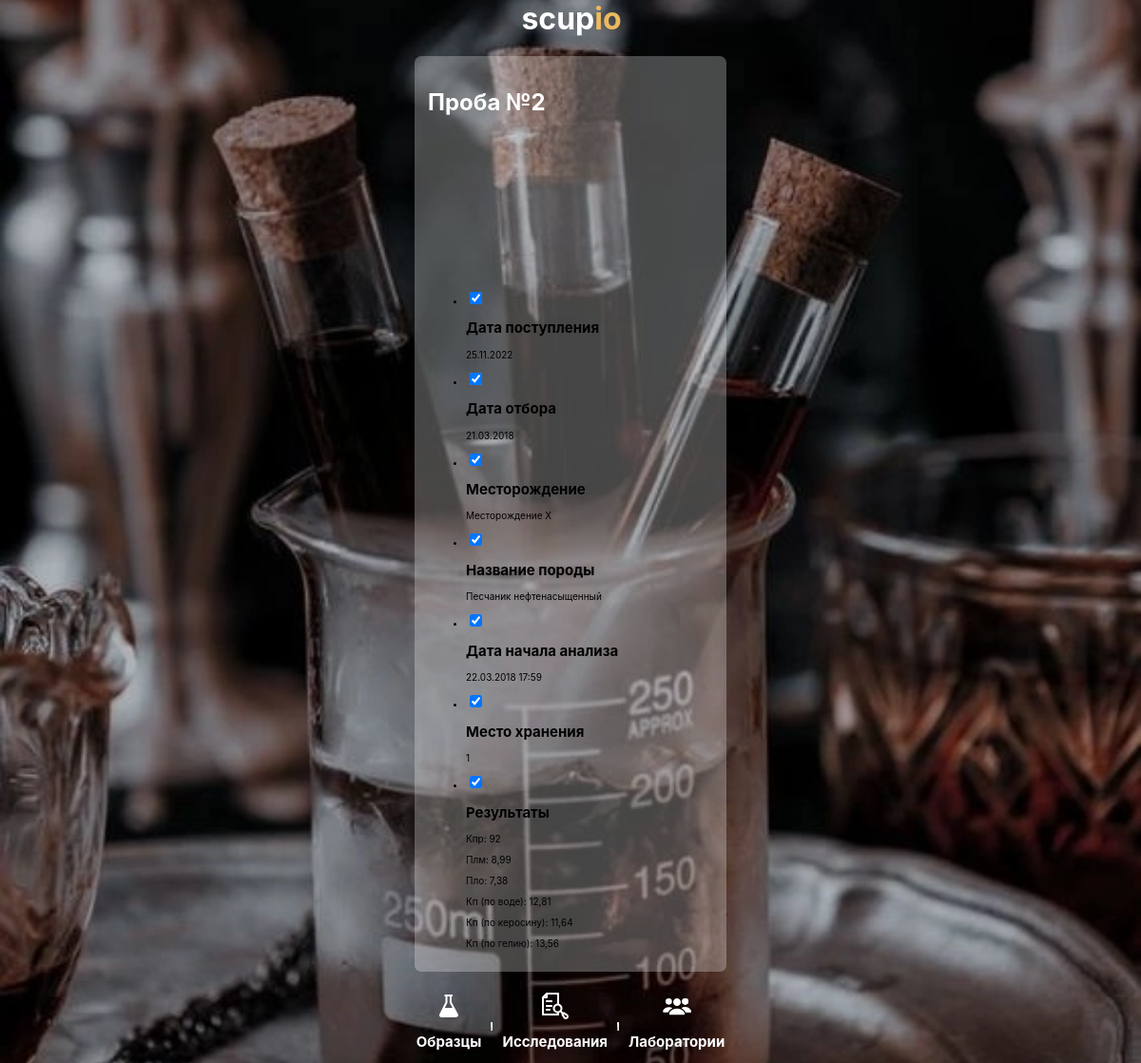
Screenshot of /object/1 (signed in) with the database file from the repository.
### objects/models.py (models this page shows, shortened)
class Object(models.Model):
    name = models.IntegerField(verbose_name='Номер объекта')
    oilfield = models.ForeignKey(
        OilField,
        related_name='objects',
        verbose_name='Номер месторождения',
        on_delete=models.CASCADE,
        default = 1
    )
    income_date = models.DateTimeField(auto_now_add=True, verbose_name='Дата поступления в лабораторию')
    date_selection = models.DateTimeField(verbose_name='Дата отбора пробы')
    rock_name = models.CharField(max_length=200, verbose_name='Название породы')
    link_verge3d = models.CharField(max_length=200, verbose_name='Ссылка на 3D Модель')
    class Meta:
        ordering = ('-pk',)

class LabObject(models.Model):
    object = models.ForeignKey(
        Object,
        related_name='lab_object',
        verbose_name='Объект',
        on_delete=models.CASCADE
    )
    laboratory = models.ForeignKey(
        Lab,
        related_name='lab_object',
        verbose_name='Лаборатория',
        on_delete=models.CASCADE
    )
    start_date = models.DateTimeField(verbose_name='Время старта работы')
    end_date = models.DateTimeField(auto_now_add=True, verbose_name='Время конца работы')
    author = models.ForeignKey(
        User,
        related_name='lab_object',
        verbose_name='Оператор',
        on_delete=models.CASCADE,
        default = 1
    )
    task = models.ForeignKey(
        Task,
        related_name='lab_object',
        verbose_name='Исследование',
        on_delete=models.CASCADE
    )
    class Meta:
        ordering = ('-pk',)

class OilField(models.Model):
    name = models.CharField(max_length=200, verbose_name='Название месторождения')
    well = models.ForeignKey(
        Well,
        related_name='fields',
        verbose_name='Скважина',
        on_delete=models.CASCADE,
        default = 1
    )

class Lab(models.Model):
    name = models.IntegerField(verbose_name='Номер лаборатории')
    address = models.CharField(max_length=200, verbose_name='Адрес лаборатории')

class Task(models.Model):
    type = models.IntegerField(verbose_name='Тип работы')
    result = models.CharField(max_length=200, verbose_name='Результат', blank=True, null=True)

### objects/views.py (the view)
# urls.py: path('object/<int:object_id>', views.object_detail, name='object_detail'),
@login_required
def object_detail(request, object_id):
    object = get_object_or_404(Object, pk=object_id)
    context = {
        'object': object,
        'tasks': object.lab_object.all(),
    }
    return render(request, 'objects/object_detail.html', context)

### templates/objects/object_detail.html (shortened to what this page needs)
{% extends 'base.html' %}
{% block content %}
<div class="list">
    <h2 style="color: #FFFFFF; font-size:24px">Проба №{{ tasks.0.object.name}}</h2>
    <iframe src="{{ tasks.0.object.link_verge3d }}"></iframe>
    <ul class="accordeon">
        <li>
            <input type="checkbox" checked>
            <h2>Дата поступления</h2>
            <p>{{ tasks.0.object.income_date|date:'d.m.Y' }}</p>
        </li>
        <li>
            <input type="checkbox" checked>
            <h2>Дата отбора</h2>
            <p>{{ tasks.0.object.date_selection|date:'d.m.Y' }}</p>
        </li>
        <li>
            <input type="checkbox" checked>
            <h2>Месторождение</h2>
            <p>{{ tasks.0.object.oilfield.name }}</p>
        </li>
        <li>
            <input type="checkbox" checked>
            <h2>Название породы</h2>
            <p>{{ tasks.0.object.rock_name }}</p>
        </li>
        <li>
            <input type="checkbox" checked>
            <h2>Дата начала анализа</h2>
            <p>{{ tasks.0.start_date|date:'d.m.Y H:i' }}</p>
        </li>
        <li>
            <input type="checkbox" checked>
            <h2>Место хранения</h2>
            <p>{{ tasks.0.laboratory.name }}</p>
        </li>
        <li>
            <input type="checkbox" checked>
            <h2>Результаты</h2>
            {% for task in tasks %}
            <p>{{ task.task.result }}</p>
            {% endfor %}
        </li>
    </ul>
</div>
{% endblock %}

### templates/base.html (shortened to what this page needs)
{% load static %}
<!DOCTYPE html>
<html lang="ru">
  <head>
    <link rel="stylesheet" href="{% static 'css/style.css' %}" type="text/css">
  </head>
  <body>
    <div class="main">
      <h2 class="scupio">scup<strong>io</strong></h2>
      <div class="container">
          {% block content %}
          {% endblock %}
      </div>
      <div class="bottom-nav">
        <a href="/" class="nav-item">
          <h2>Образцы</h2>
        </a>
        <hr class="solid">
        <a href="/researches" class="nav-item">
          <h2>Исследования</h2>
        </a>
        <hr class="solid">
        <a href="/labs" class="nav-item">
          <h2>Лаборатории</h2>
        </a>
      </div>
  </div>
  </body>
</html>

### static/css/style.css (style rules this page uses)
html { font-family: "Inter"; font-size: 10px; height: 100vh; width: 100vw; }
body { overflow-x: hidden; margin: 0; min-width: 100vw; min-height: 100vh; }
*, *:before, *:after { box-sizing: border-box; text-decoration: none; }
a { display: inline-block; }
a, a:visited, a:active { color: #000000; }
svg, img { vertical-align: middle; }
iframe { border-width: 0; border-style: none; border-color: none; border-image: none; }
.main { display: flex; flex-direction: column; justify-content: space-around; gap: 2rem; align-items: center; min-width: 100vw; min-height: 100vh; background-image: url("/static/img/image.png"); background-size: cover; background-position: center; }
.container { display: flex; align-items: center; flex-direction: column; background: rgba(255, 255, 255, 0.27); border-radius: 7px; padding: 1.4rem; gap: 2rem; max-width: 90%; }
.scupio { font-size: 32px; line-height: 39px; text-indent: 2px; width: fit-content; color: #FFFFFF; margin: 0; }
.scupio strong { color: rgba(240, 188, 94, 0.98); }
.bottom-nav { display: flex; justify-content: center; align-items: center; flex-direction: row; gap: 1rem; }
.nav-item { flex: 1 1 0px; display: flex; justify-content: center; align-items: center; flex-direction: column; }
.nav-item h2 { color: #FFFFFF; }
.nav-item svg { fill: #FFFFFF; }
hr.solid { flex: 1 1 0px; border-top: 8px solid #FFFFFF; border-radius: 5px; }

### rows the page displays
Object: id+name "2"
LabObject: object.income_date "25.11.2022", object.date_selection "21.03.2018", object.name "Месторождение Х", object.rock_name "Песчаник нефтенасыщенный", object+start_date "22.03.2018 17:59", object+laboratory "1", task.result "Кпр: 92"
LabObject: task.result "Плм: 8,99"
LabObject: task.result "Пло: 7,38"
LabObject: task.result "Кп (по воде): 12,81"
LabObject: task.result "Кп (по керосину): 11,64"
LabObject: task.result "Кп (по гелию): 13,56"
